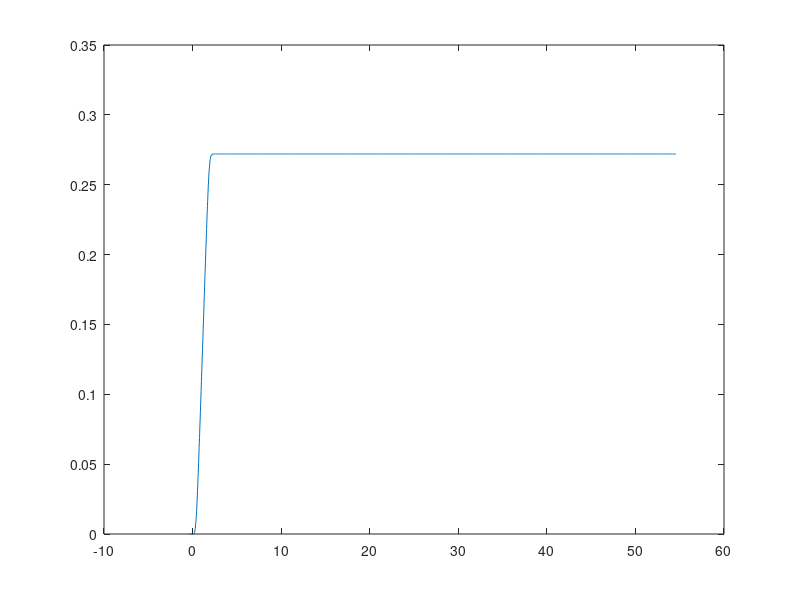
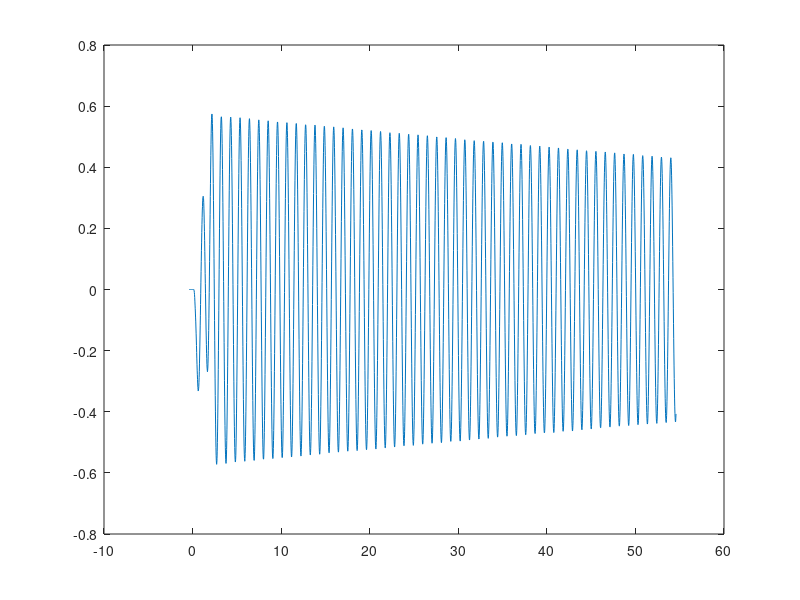
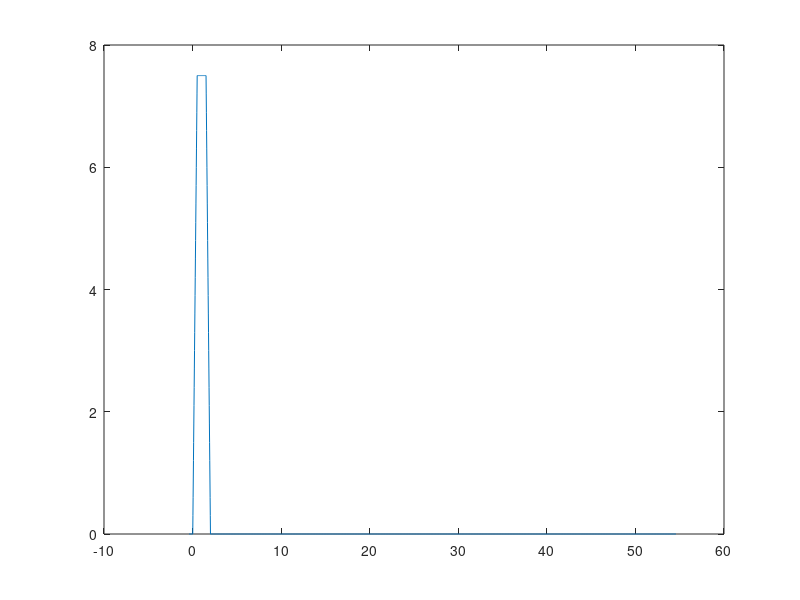

MATLAB code for these plots, in order:
s = tf("s");

matriz = csvread("Grua_Modelo4(55s).csv", 1, 0);

matriz_val = csvread("Grua_Modelo1(304s).csv", 1, 0);

tiempo = matriz(:, 1);
entrada = matriz(:, 2);
angulo = matriz(:, 3);
posicion = matriz(:, 4);

tiempo_val = matriz_val(:, 1);
entrada_val = matriz_val(:, 2);
angulo_val = matriz_val(:, 3);
posicion_val = matriz_val(:, 4);

% Se grafica los datos
figure('name', 'Datos de la planta para posicion')
plot(tiempo, posicion)

figure('name', 'Datos de la planta para angulo')
plot(tiempo, angulo)

figure('name', 'Datos de la planta para entrada')
plot(tiempo, entrada)

% systemIdentification()

% funcion de posicion
tf_22 = tf([0.23472], [1 9.678 0]);

% funcion de angulo
tf_300 = tf([-0.3573 -0.4939], [1 0.0154 35.32]);

% calculos de las matrices posicion

[num_p, den_p] = tfdata(tf_22, 'v');
[num_a, den_a] = tfdata(tf_300, 'v');

k_techo = 0.97;

A = [0 0 1 0; 0 0 0 1; 0 0 -den_p(2) 0; 0 -den_a(3) 0 -den_a(2)];
B = [0; num_a(2); num_p(3); k_techo*num_a(2)*(num_a(3)/num_a(2))];
C = [1 0 0 0; 0 1 0 0];

sys = ss(A, B, C, [0; 0]);

funciones = tf(sys);

 %                       0.23472
 % Posicion(s)=  -------------------------
 %                     s^2 + 9.678 s

 %               -0.3469 s - 0.3444
 % Angulo(s)=  -----------------------
 %             s^2 + 0.01053 s + 35.33
